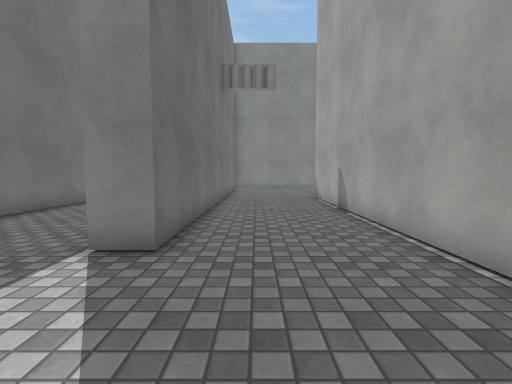
view 1 (above)

24 first-person views from a walk through a scene from a Unity 3-D project. The camera is 1.2 m above the floor, tilts 4° down and sees 85° across. The floor is counted in squares, 1 m on a side. Each view is taken from the middle of a square. On the plan, view 1 faces up. The plan holds only what a view shows up to about 13 squares ahead; the rest is blank. The place goes on beyond the plan. The player is left out. Surface patterns are stand-ins for the level's own textures.

view 2
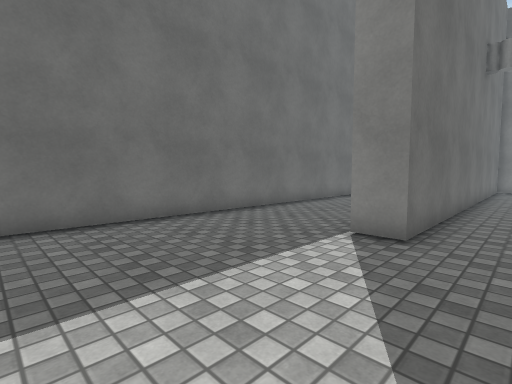

view 3
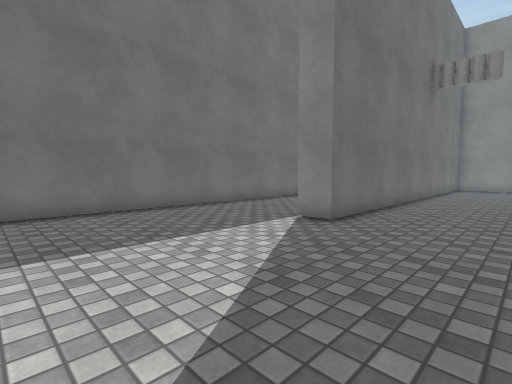

view 4
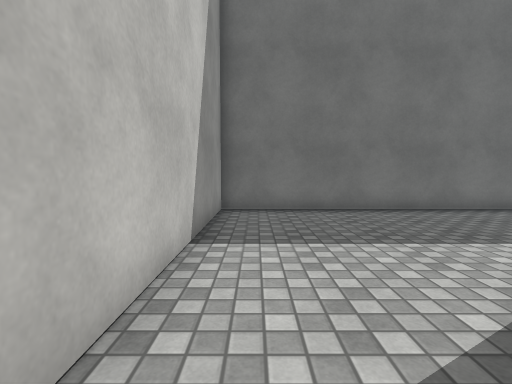

view 5
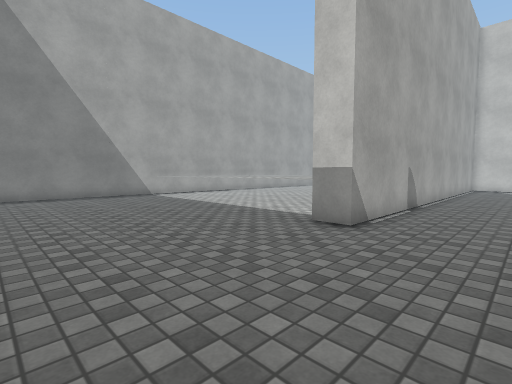

view 6
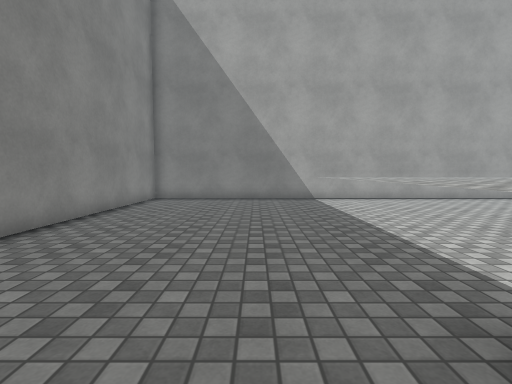

view 7
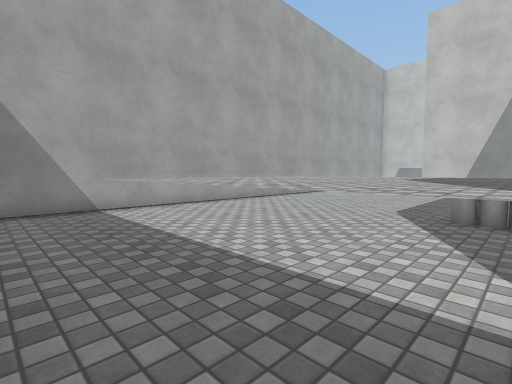

view 8
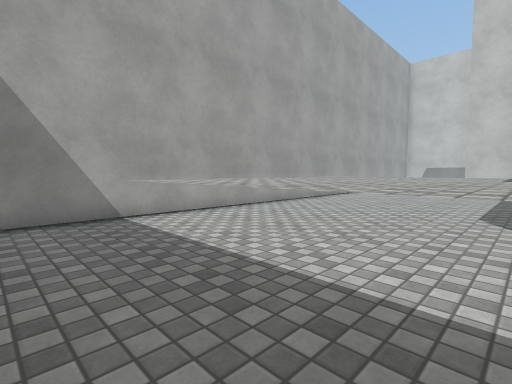

view 9
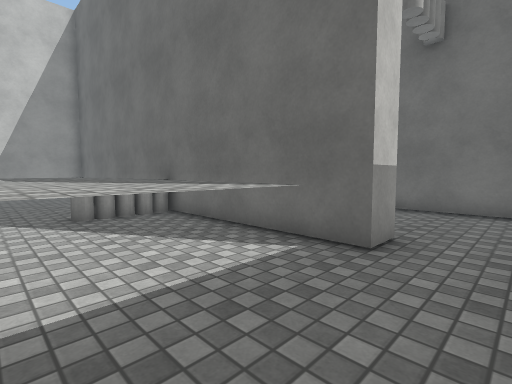

view 10
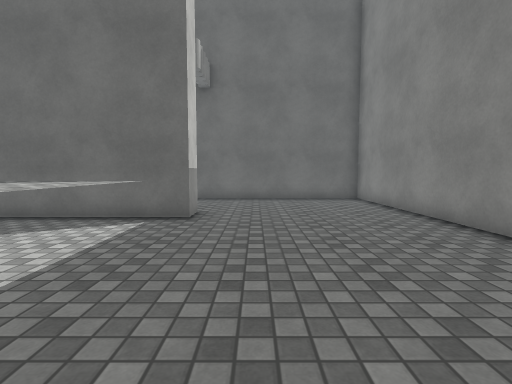

view 11
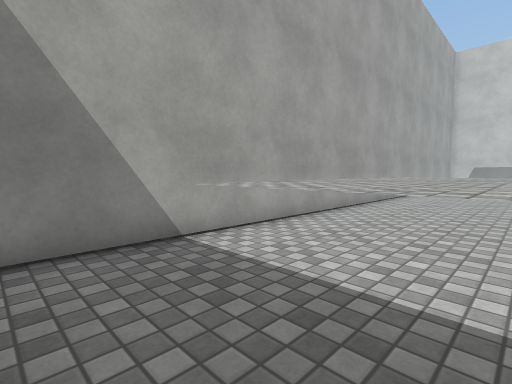

view 12
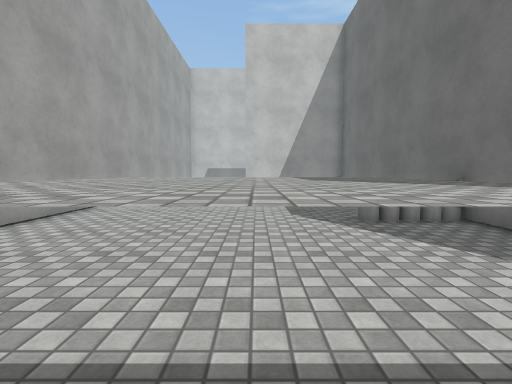

view 13
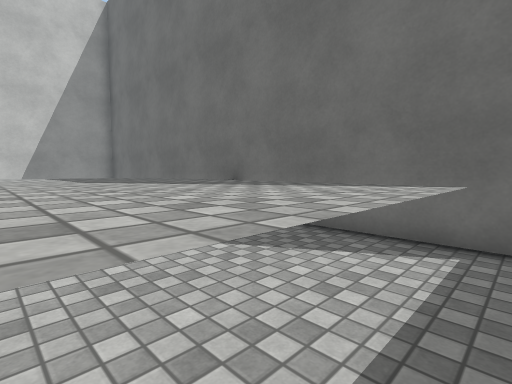

view 14
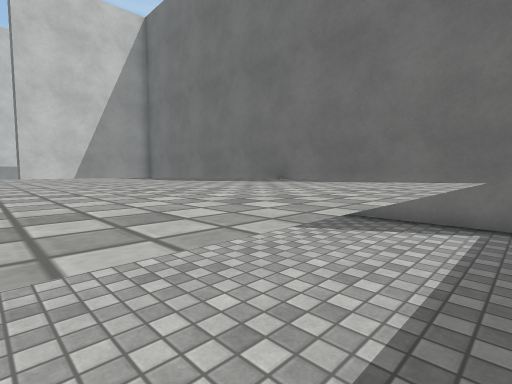

view 15
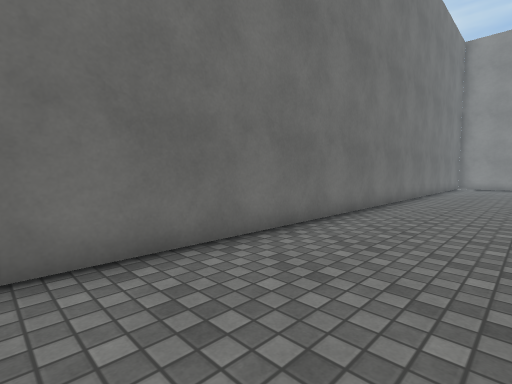

view 16
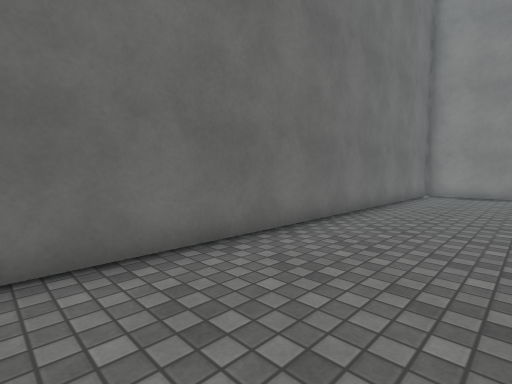

view 17
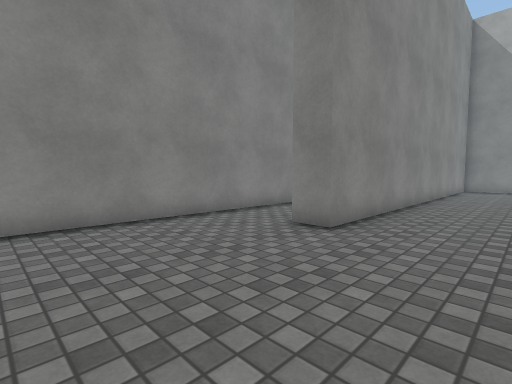

view 18
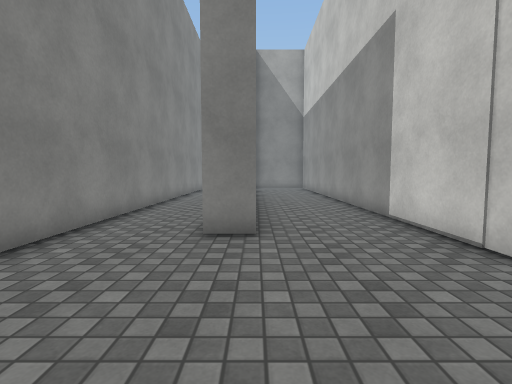

view 19
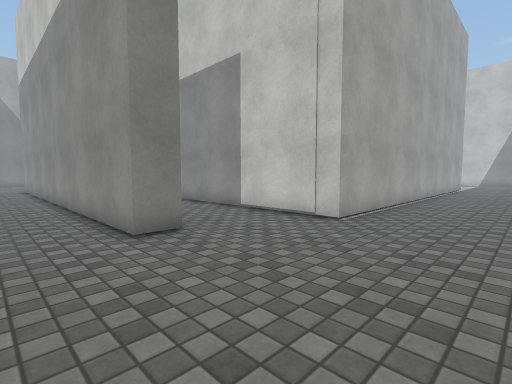

view 20
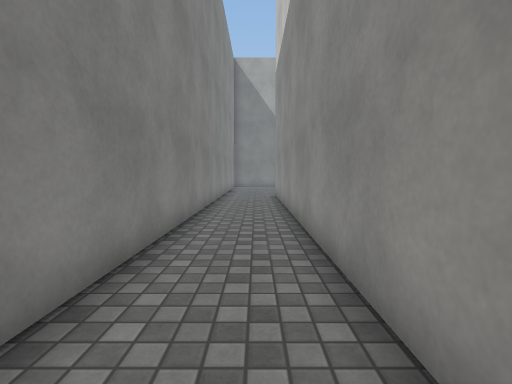

view 21
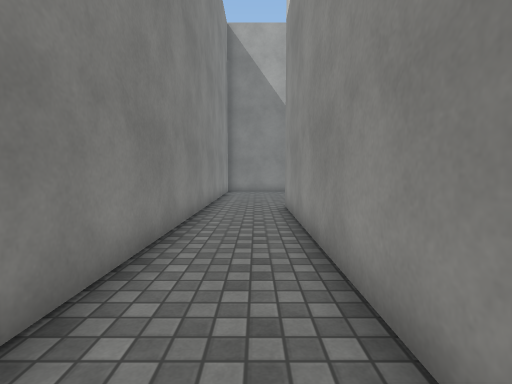

view 22
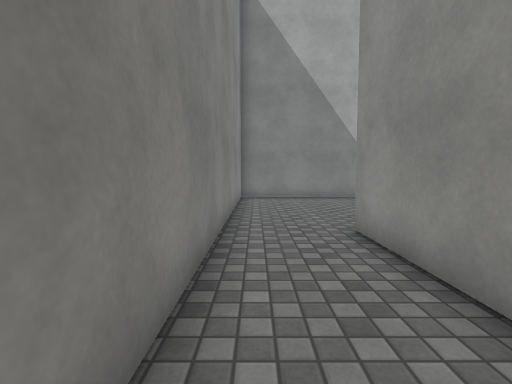

view 23
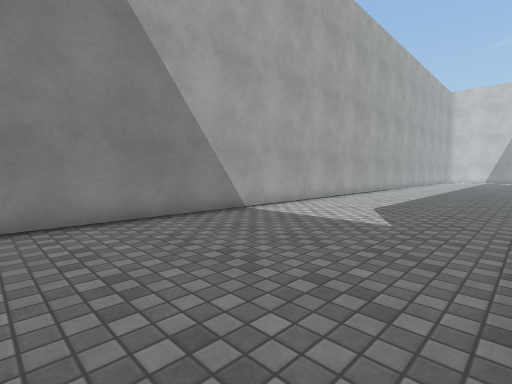

view 24
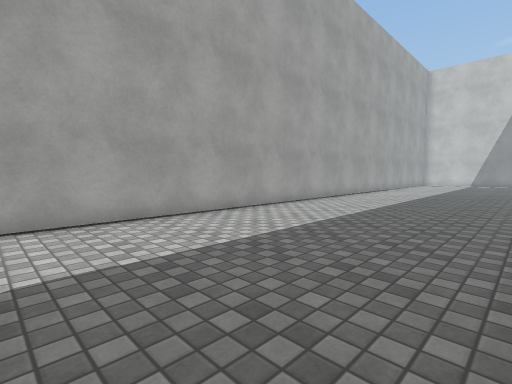

### Floor plan
Key: @ floor where view 1 was taken; # wall or solid block; . floor; ^ raised ledge; O other object.
Columns run from 7 left of view 1 to 23 right of it. Each row starts with its distance up from view 1.
 28 ###############################
 27 #.............................#
 26 #.............................#
 25 #.....#################.......#
 24 #.....###########      .......#
 23 #.................     .......#
 22 #.................     .......#
 21 #..............        .......#
 20 #....##################.......#
 19 #....#................#.......#
 18 #....#................#.......#
 17 #....#................#.......#
 16 #....#................#.......#
 15 #....#................#.......#
 14 #....#................#.......#
 13 #....#....##..........#.......#
 12 #....#....##^^^^^^^^^^#.......#
 11 #....#....##^^^^^^^^^^#.......#
 10 #....#....##^^^^^^^^^^#.......#
  9 #....#....##^^^^^^^^^^#.......#
  8 #....#....##^^^^^^^^^^#.......#
  7 #....#....#OOO^^^^^^^^# ......#
  6 #....#....##^^^^^^^^^^# ......
  5 #....#....##^^^^^^^^^^# .....
  4 #.........##^^^^^^^^^^# ....
  3 #.........##^^^^^^^^ ^# ...
  2 #......... #..........# ..
  1 #......... #..........#
  0 #......@.. #.........
 -1 #........     ..
 -2 #....... .
 -3 #########     ####
 -4                  #

Positions as (right, up) in squares from view 1, and headings:
1: (0, 0), facing up
2: (0, -1), facing up-left
3: (2, -2), facing up-left
4: (2, -2), facing left
5: (0, 19), facing down-right
6: (2, 15), facing right
7: (5, 15), facing down-right
8: (7, 15), facing down-right
9: (8, 15), facing down-left
10: (11, 15), facing left
11: (10, 15), facing down-right
12: (9, 14), facing down
13: (9, 13), facing down-left
14: (11, 13), facing down-left
15: (-3, 4), facing up-left
16: (-3, 12), facing up-left
17: (-6, 21), facing up-right
18: (-6, 24), facing right
19: (-6, 27), facing down-right
20: (1, 26), facing right
21: (6, 26), facing right
22: (10, 27), facing right
23: (16, 27), facing down-right
24: (16, 18), facing down-right
